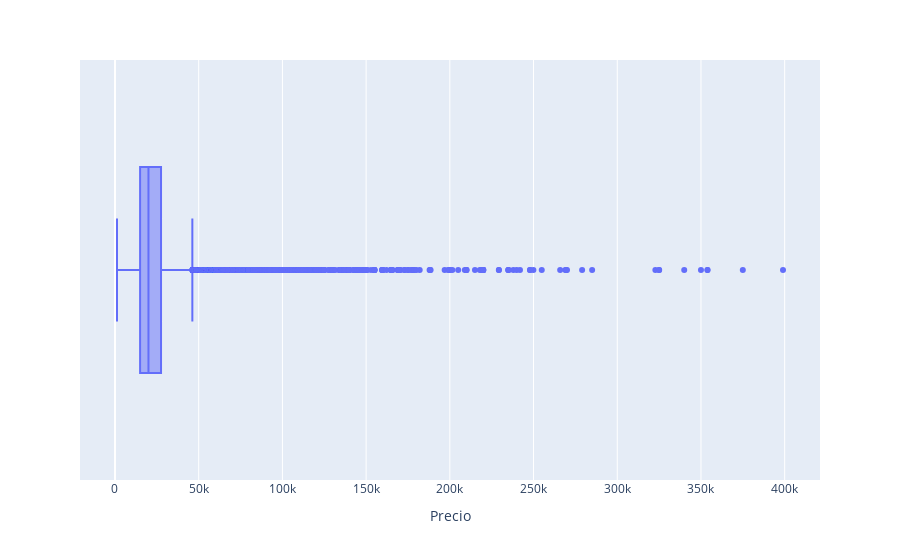

The code cell stored with this chart in its notebook:
### Code cell
fig = px.box(df, x="Precio")
fig.show()

### Figure 1 — Plotly figure (JSON) as saved in the notebook; plotly's stock layout.template omitted (floating-point values rounded to 4 significant figures; data arrays with more than 128 entries replaced by an {"elided": "..."} marker saying what was removed)
{"data": [{"alignmentgroup": "True", "hovertemplate": "Precio=%{x}<extra></extra>", "legendgroup": "", "marker": {"color": "#636efa"}, "name": "", "notched": false, "offsetgroup": "", "orientation": "h", "showlegend": false, "type": "box", "x": {"elided": "49707 int values"}, "x0": " ", "xaxis": "x", "y0": " ", "yaxis": "y"}], "layout": {"boxmode": "group", "legend": {"tracegroupgap": 0}, "margin": {"t": 60}, "xaxis": {"anchor": "y", "domain": [0, 1], "title": {"text": "Precio"}}, "yaxis": {"anchor": "x", "domain": [0, 1]}}}
